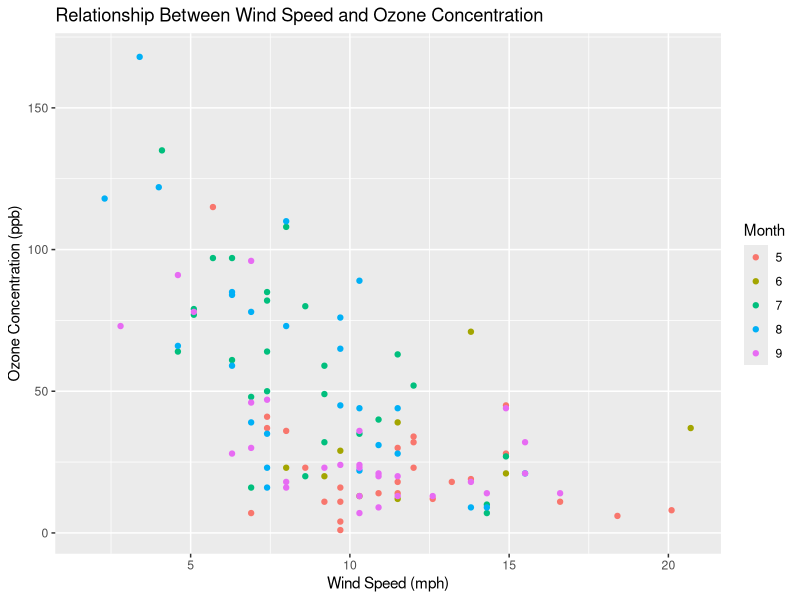
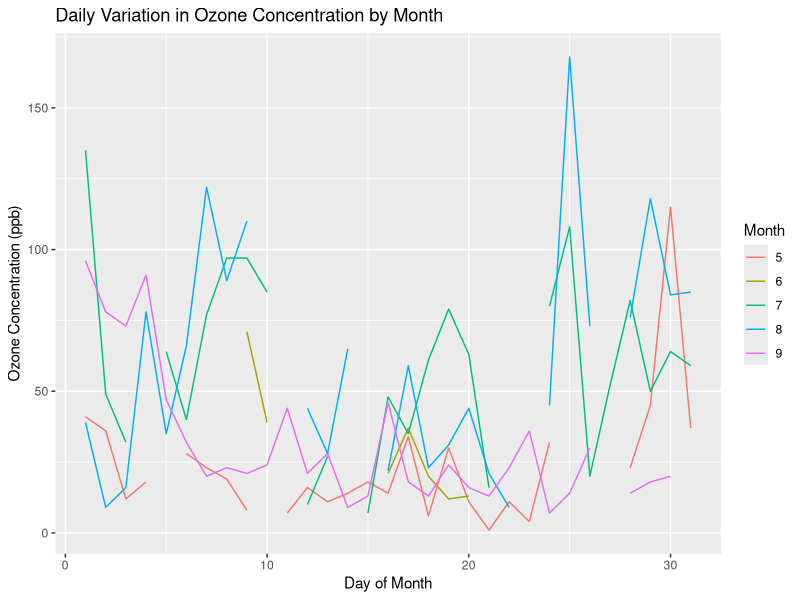
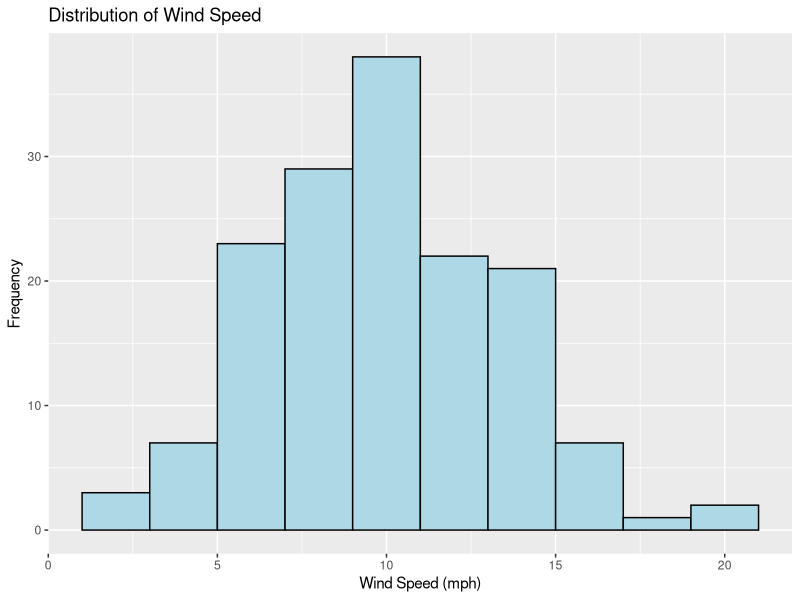
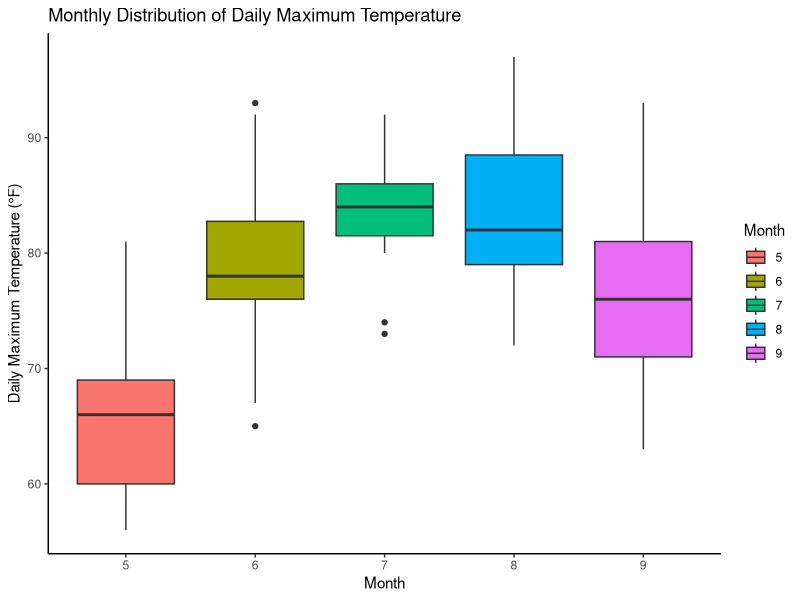
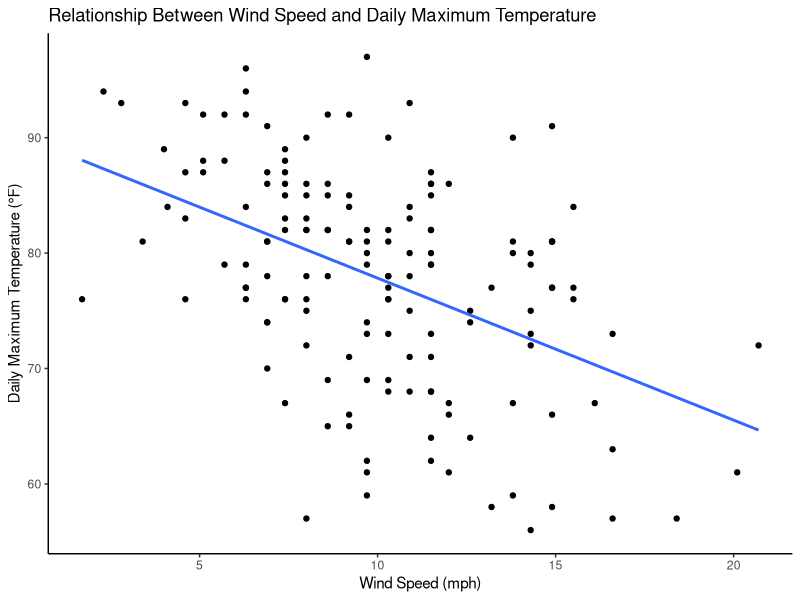
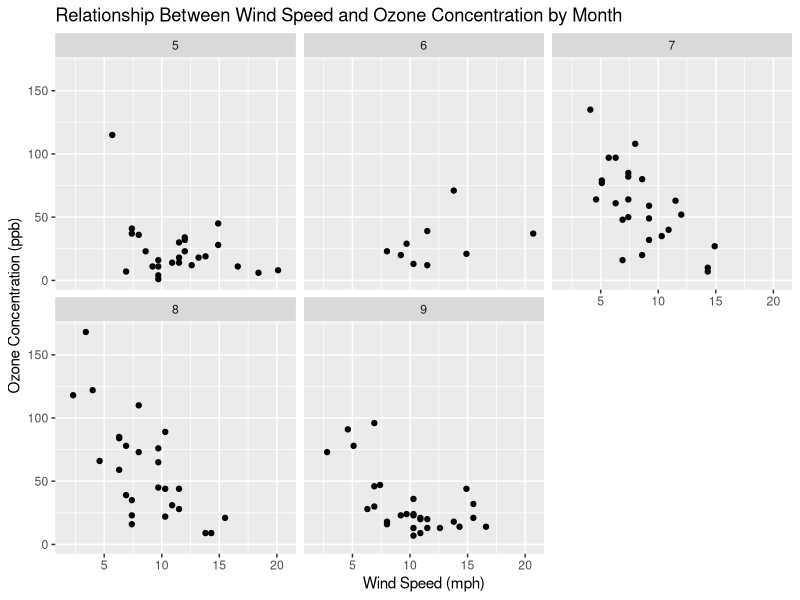
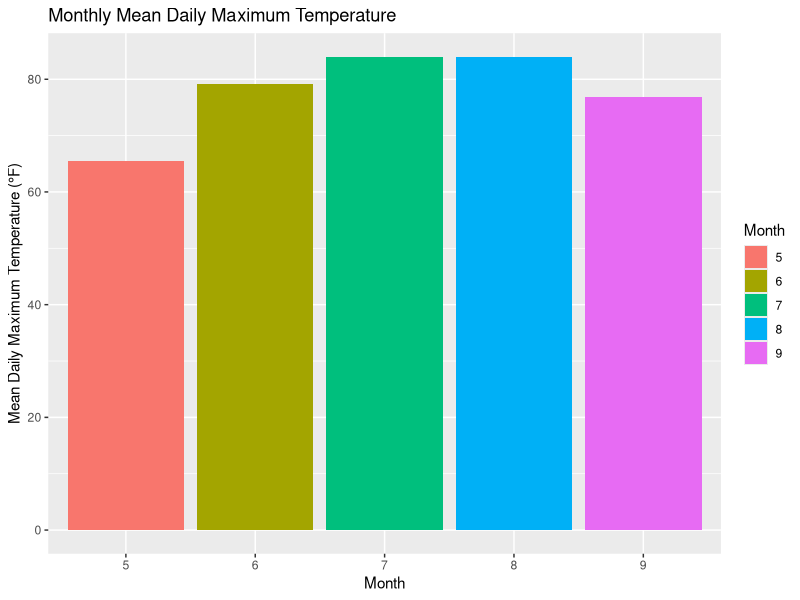
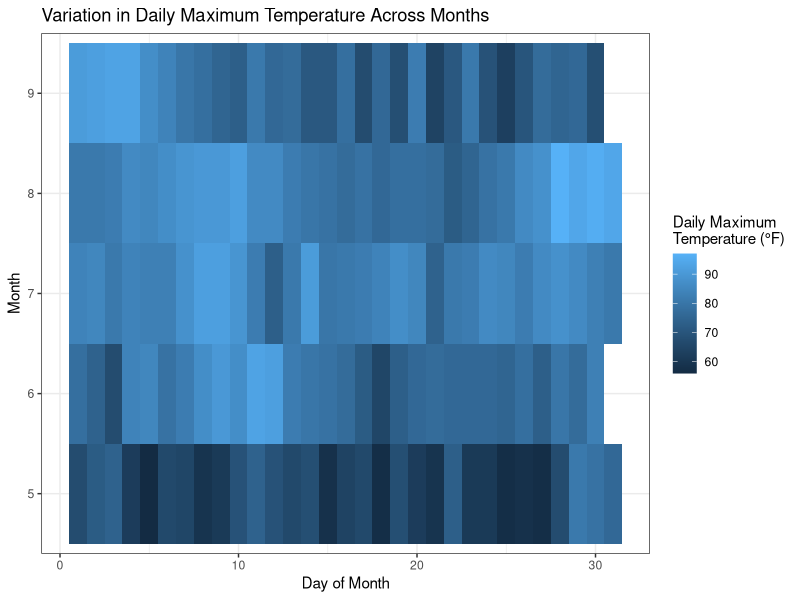

These charts were generated, in order, by the following R code: (Note: this script raises an error after producing the figures.)
# Laboratory Exercise 4A: Practice Exercises 1–9

library(ggplot2)


# Exercise 1: Scatter plot
ggplot(
  airquality,
  aes(
    x = Wind,
    y = Ozone,
    color = factor(Month)
  )
) +
  geom_point() +
  labs(
    title = "Relationship Between Wind Speed and Ozone Concentration",
    x = "Wind Speed (mph)",
    y = "Ozone Concentration (ppb)",
    color = "Month"
  )


# Exercise 2: Line plot
ggplot(
  airquality,
  aes(
    x = Day,
    y = Ozone,
    group = factor(Month),
    color = factor(Month)
  )
) +
  geom_line() +
  labs(
    title = "Daily Variation in Ozone Concentration by Month",
    x = "Day of Month",
    y = "Ozone Concentration (ppb)",
    color = "Month"
  )


# Exercise 3: Histogram
ggplot(
  airquality,
  aes(x = Wind)
) +
  geom_histogram(
    binwidth = 2,
    fill = "lightblue",
    color = "black"
  ) +
  labs(
    title = "Distribution of Wind Speed",
    x = "Wind Speed (mph)",
    y = "Frequency"
  )


# Exercise 4: Box Plot
ggplot(
  airquality,
  aes(
    x = factor(Month),
    y = Temp,
    fill = factor(Month)
  )
) +
  geom_boxplot() +
  labs(
    title = "Monthly Distribution of Daily Maximum Temperature",
    x = "Month",
    y = "Daily Maximum Temperature (°F)",
    fill = "Month"
  ) +
  theme_classic()


# Exercise 5: Scatter plot with a linear trend line
ggplot(
  airquality,
  aes(
    x = Wind,
    y = Temp
  )
) +
  geom_point() +
  geom_smooth(
    method = "lm",
    se = FALSE
  ) +
  labs(
    title = "Relationship Between Wind Speed and Daily Maximum Temperature",
    x = "Wind Speed (mph)",
    y = "Daily Maximum Temperature (°F)"
  ) +
  theme_classic()


# Exercise 6: Scatter plot with separate panels for each month
ggplot(
  airquality,
  aes(
    x = Wind,
    y = Ozone
  )
) +
  geom_point() +
  facet_wrap(~ Month) +
  labs(
    title = "Relationship Between Wind Speed and Ozone Concentration by Month",
    x = "Wind Speed (mph)",
    y = "Ozone Concentration (ppb)"
  )


# Exercise 7: Calculate mean temperature for each month
mean_temp <- aggregate(
  Temp ~ Month,
  data = airquality,
  mean
)

# Display the summary table
mean_temp

# Bar plot of monthly mean temperature
ggplot(
  mean_temp,
  aes(
    x = factor(Month),
    y = Temp,
    fill = factor(Month)
  )
) +
  geom_col() +
  labs(
    title = "Monthly Mean Daily Maximum Temperature",
    x = "Month",
    y = "Mean Daily Maximum Temperature (°F)",
    fill = "Month"
  )


# Exercise 8: Heatmap
heatmap_plot <- ggplot(
  airquality,
  aes(
    x = Day,
    y = factor(Month),
    fill = Temp
  )
) +
  geom_tile() +
  labs(
    title = "Variation in Daily Maximum Temperature Across Months",
    x = "Day of Month",
    y = "Month",
    fill = "Daily Maximum\nTemperature (°F)"
  ) +
  theme_bw()

heatmap_plot

# Exercise 9: Store plot

ggsave(
  "Salve_AthenaNicole_Plot.jpeg",
  plot = heatmap_plot,
  width = 8,
  height = 5,
  dpi = 300
  
)



# Laboratory Exercise 4B

# Loading and Exploring the Dataset

data("who")
glimpse(who)
head(who)

# Examining Missing Data

colSums(is.na(who))

# Tidying the Dataset

who_tidy <- who %>%
  pivot_longer(
    cols = c(-country, -iso2, -iso3, -year),
    names_to = "profile",
    values_to = "cases"
  )
glimpse(who_tidy)

who_tidy <- who_tidy %>%
  mutate(profile = gsub("newrel_", "new_rel_", profile))

who_tidy <- who_tidy %>%
  separate(profile, into = c("new", "type", "sex_age")) %>%
  separate(sex_age, into = c("sex", "age"), sep = "(?<=m|f)")
glimpse(who_tidy)

# Defining the Data for Analysis

tb_data <- who_tidy %>%
  filter(type == "sp", !is.na(cases))
glimpse(tb_data)

# Exploring Variation and Distributions

# TB cases across years

tb_by_year <- tb_data %>%
  group_by(year) %>%
  summarise(total_cases = sum(cases, na.rm = TRUE))
print(tb_by_year, n = 33)

ggplot(tb_by_year, aes(x = year, y = total_cases)) +
  geom_line() +
  labs(
    title = "Annual Recorded New Smear-Positive Pulmonary TB Cases",
    x = "Year",
    y = "Total Recorded Cases"
  ) +
  theme_classic()

# TB Cases by Sex

tb_by_sex <- tb_data %>%
  group_by(sex) %>%
  summarise(total_cases = sum(cases, na.rm = TRUE))
tb_by_sex

ggplot(tb_by_sex, aes(x = sex, y = total_cases, fill = sex)) +
  geom_col() +
  labs(
    title = "Recorded New Smear-Positive Pulmonary TB Cases by Sex",
    x = "Sex",
    y = "Total Recorded Cases",
    fill = "Sex"
  ) +
  theme_classic()

# TB Cases by Age Group

tb_by_age <- tb_data %>%
  group_by(age) %>%
  summarise(total_cases = sum(cases, na.rm = TRUE))
tb_by_age

ggplot(tb_by_age, aes(x = age, y = total_cases)) +
  geom_col() +
  labs(
    title = "Recorded New Smear-Positive Pulmonary TB Cases by Age Group",
    x = "Age Group",
    y = "Total Recorded Cases"
  ) +
  theme_classic()


# Bivariate Analysis

tb_year_sex <- tb_data %>%
  group_by(year, sex) %>%
  summarise(total_cases = sum(cases, na.rm = TRUE))
glimpse(tb_year_sex)

ggplot(tb_year_sex, aes(x = year, y = total_cases, color = sex)) +
  geom_line() +
  labs(
    title = "Annual Recorded New Smear-Positive Pulmonary TB Cases by Sex",
    x = "Year",
    y = "Total Recorded Cases",
    color = "Sex"
  ) +
  theme_classic()

# Multivariable Exploration

tb_year_age_sex <- tb_data %>%
  group_by(year, age, sex) %>%
  summarise(total_cases = sum(cases, na.rm = TRUE))
glimpse(tb_year_age_sex)

ggplot(
  tb_year_age_sex,
  aes(x = year, y = total_cases, color = sex)
) +
  geom_point() +
  facet_wrap(~ age) +
  labs(
    title = "Annual Recorded New Smear-Positive Pulmonary TB Cases by Age Group and Sex",
    x = "Year",
    y = "Total Recorded Cases",
    color = "Sex"
  ) +
  theme_classic()

# Investigating Unusual Observations

ggplot(tb_data, aes(x = "", y = cases)) +
  geom_boxplot() +
  labs(
    title = "Distribution of Recorded New Smear-Positive Pulmonary TB Case Counts",
    x = NULL,
    y = "Recorded Cases per Country-Year-Sex-Age Group"
  ) +
  theme_classic()

# Practice Exercise

glimpse(airquality)
head(airquality)
colSums(is.na(airquality))
